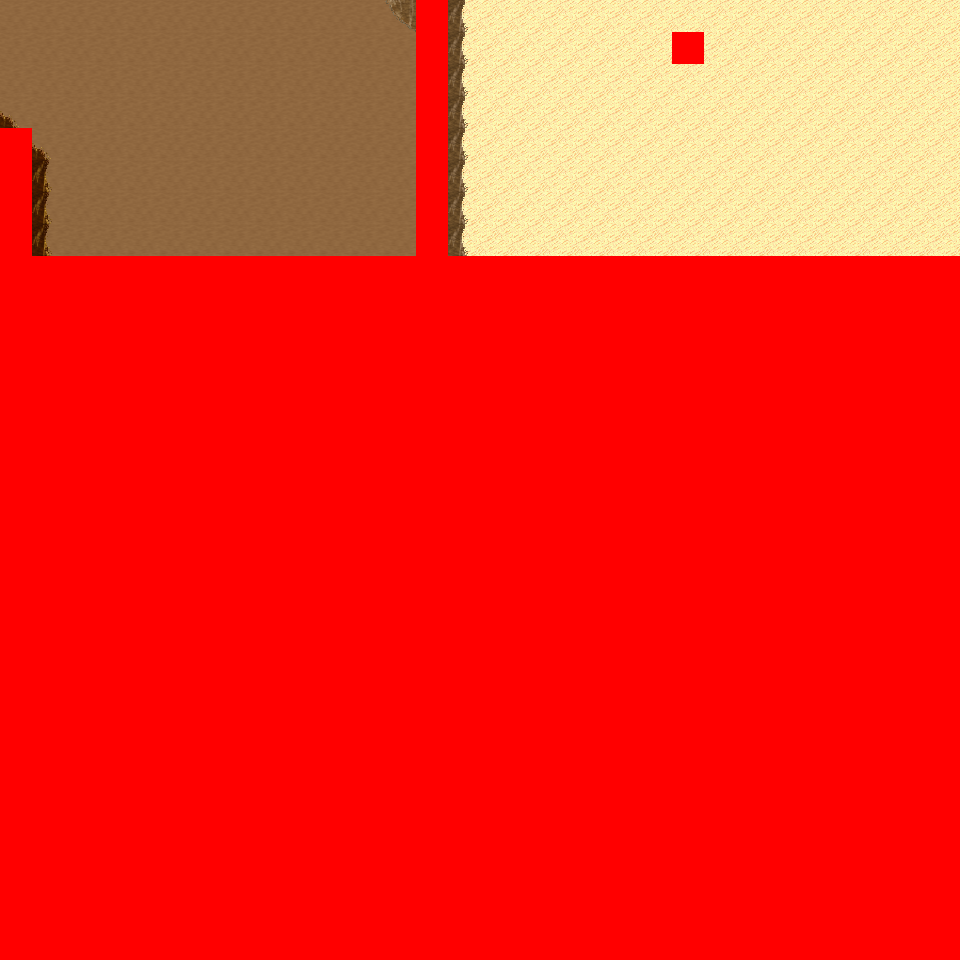

The image is a tile-based game level rendered from a .tmx file. Its description and source (layers, tilesets, objects; grid data summarised) follow:
An orthogonal 30x30 tile map with 32x32 px tiles, 6 tile layers (Ground, Object, Object2, Above, ...), 8 tilesets and 4 objects (4x mapchange).

<map version="1.0" orientation="orthogonal" renderorder="right-down" width="30" height="30" tilewidth="32" tileheight="32" nextobjectid="5">
  <tileset firstgid="1" name="tileset_logic_collision" tilewidth="32" tileheight="32" tilecount="1" columns="1">
    <image source="../drawable/tileset_logic_collision.png" width="32" height="32" />
  </tileset>
  <tileset firstgid="2" name="tileset_ground_ground" tilewidth="32" tileheight="32" tilecount="33" columns="3">
    <image source="../drawable/tileset_ground_ground.png" width="96" height="352" />
  </tileset>
  <tileset firstgid="35" name="tileset_ground_ridge_earth_pale" tilewidth="32" tileheight="32" tilecount="96" columns="12">
    <image source="../drawable/tileset_ground_ridge_earth_pale.png" width="384" height="256" />
  </tileset>
  <tileset firstgid="131" name="tileset_ground_ridge_earth_dark" tilewidth="32" tileheight="32" tilecount="96" columns="12">
    <image source="../drawable/tileset_ground_ridge_earth_dark.png" width="384" height="256" />
  </tileset>
  <tileset firstgid="227" name="tileset_terrain_desert" tilewidth="32" tileheight="32" tilecount="88" columns="8">
    <image source="../drawable/tileset_terrain_desert.png" width="256" height="352" />
  </tileset>
  <tileset firstgid="315" name="tileset_plant_tree_tree_darkgreen" tilewidth="32" tileheight="32" tilecount="88" columns="8">
    <image source="../drawable/tileset_plant_tree_tree_darkgreen.png" width="256" height="352" />
  </tileset>
  <tileset firstgid="403" name="tileset_ground_sand_2" tilewidth="32" tileheight="32" tilecount="15" columns="5">
    <image source="../drawable/tileset_ground_sand_2.png" width="160" height="96" />
  </tileset>
  <tileset firstgid="418" name="tileset_plant_cactus_2" tilewidth="32" tileheight="32" tilecount="10" columns="5">
    <image source="../drawable/tileset_plant_cactus_2.png" width="160" height="64" />
  </tileset>
  <layer name="Ground" width="30" height="30">
    <data>[900 cells, 240 non-empty, 4 distinct tile ids]</data>
  </layer>
  <layer name="Object" width="30" height="30">
    <data>[900 cells, 26 non-empty, 9 distinct tile ids]</data>
  </layer>
  <layer name="Object2" width="30" height="30">
    <data>[900 cells, 0 non-empty, 0 distinct tile ids]</data>
  </layer>
  <layer name="Above" width="30" height="30">
    <data>[900 cells, 0 non-empty, 0 distinct tile ids]</data>
  </layer>
  <layer name="Above2" width="30" height="30">
    <data>[900 cells, 0 non-empty, 0 distinct tile ids]</data>
  </layer>
  <layer name="Walkable" width="30" height="30">
    <data>[900 cells, 673 non-empty, 1 distinct tile ids]</data>
  </layer>
  <objectgroup name="MapEvents">
    <object id="1" name="north" type="mapchange" x="0" y="0" width="416" height="32">
      <properties>
        <property name="map" value="0_ados_mountain_n2_w2_x1_y3" />
        <property name="place" value="south" />
      </properties>
    </object>
    <object id="2" name="north2" type="mapchange" x="448" y="0" width="512" height="32">
      <properties>
        <property name="map" value="0_ados_mountain_n2_w2_x1_y3" />
        <property name="place" value="south2" />
      </properties>
    </object>
    <object id="3" name="west" type="mapchange" x="0" y="0" width="32" height="128">
      <properties>
        <property name="map" value="0_ados_mountain_n2_w2_x0_y4" />
        <property name="place" value="east" />
      </properties>
    </object>
    <object id="4" name="east" type="mapchange" x="928" y="0" width="32" height="256">
      <properties>
        <property name="map" value="0_ados_mountain_n2_w2_x2_y4" />
        <property name="place" value="west" />
      </properties>
    </object>
  </objectgroup>
</map>
